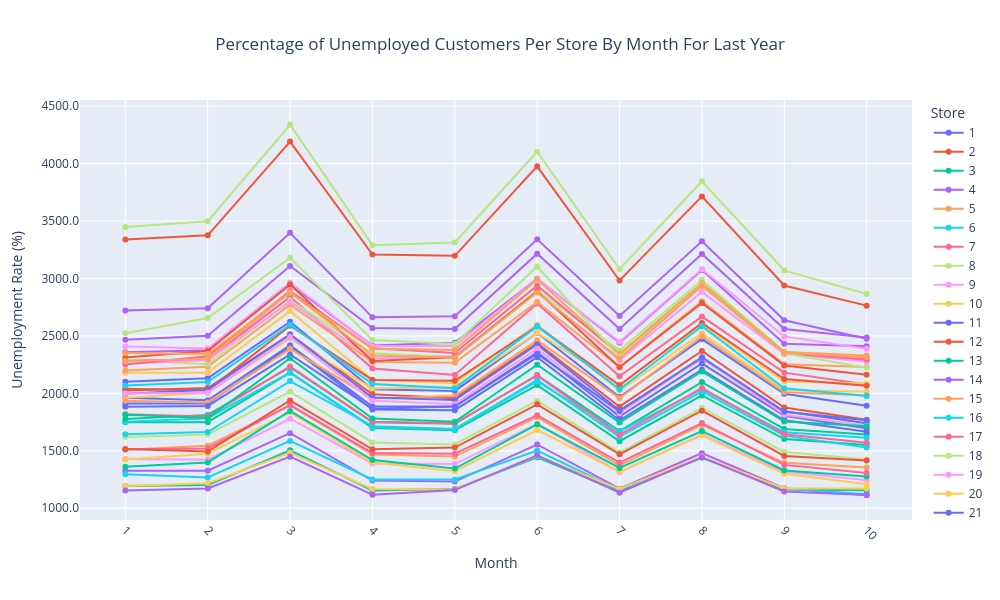

Source (notebook cell):
### Markdown cell above
# Hypothesis 10

What percentage of customers were unemployed per store by month for last year?

### Code cell
#what percentage of customers were unemployed per store by month for last year?

#filter by last 3 years data
dfSales_Combined_DataSet_Filtered = dfSales_Combined_DataSet_Work[dfSales_Combined_DataSet_Work["Date"].dt.year ==2012] 
dfSales_Combined_DataSet_Filtered["Month"] = (dfSales_Combined_DataSet_Work["Date"].dt.month)

# Aggregate data
dfSales_Combined_DataSet_Filtered = (
    dfSales_Combined_DataSet_Filtered
    .groupby(["Store", "Month"], as_index=False)
    ["Unemployment"]
    .sum()
)

#configure plot
fig = px.line(
    dfSales_Combined_DataSet_Filtered,
    x="Month",
    y="Unemployment",
    color="Store",
    title="Percentage of Unemployed Customers Per Store By Month For Last Year",
    markers=True,
    height=600,
    width=1000
)

fig.update_layout(
    xaxis_title="Month",
    yaxis_title="Unemployment Rate (%)",
    title_x=0.5,  # Centre the title
    font=dict(size=12), 
)

fig.update_xaxes(
    dtick="M1",  # Set tick interval to 1 month
    tickformat="%Y-%m",  # Format ticks as Year-Month
    tickangle=45,  # Rotate ticks for better readability
)
fig.update_yaxes(
    tickformat=".1f",  
)
#show plot
fig.show()

### Figure 1 — Plotly figure (JSON) as saved in the notebook; plotly's stock layout.template omitted (floating-point values rounded to 4 significant figures)
{"data": [{"hovertemplate": "Store=1<br>Month=%{x}<br>Unemployment=%{y}<extra></extra>", "legendgroup": "1", "line": {"color": "#636efa", "dash": "solid"}, "marker": {"symbol": "circle"}, "mode": "lines+markers", "name": "1", "orientation": "v", "showlegend": true, "type": "scatter", "x": [1, 2, 3, 4, 5, 6, 7, 8, 9, 10], "xaxis": "x", "y": [2102.0, 2131.0, 2623.0, 2036.0, 2021.0, 2529.0, 1969.0, 2473.0, 1996.0, 1893.0], "yaxis": "y"}, {"hovertemplate": "Store=2<br>Month=%{x}<br>Unemployment=%{y}<extra></extra>", "legendgroup": "2", "line": {"color": "#EF553B", "dash": "solid"}, "marker": {"symbol": "circle"}, "mode": "lines+markers", "name": "2", "orientation": "v", "showlegend": true, "type": "scatter", "x": [1, 2, 3, 4, 5, 6, 7, 8, 9, 10], "xaxis": "x", "y": [2025.0, 2047.0, 2512.0, 1991.0, 1957.0, 2439.0, 1884.0, 2370.0, 1878.0, 1771.0], "yaxis": "y"}, {"hovertemplate": "Store=3<br>Month=%{x}<br>Unemployment=%{y}<extra></extra>", "legendgroup": "3", "line": {"color": "#00cc96", "dash": "solid"}, "marker": {"symbol": "circle"}, "mode": "lines+markers", "name": "3", "orientation": "v", "showlegend": true, "type": "scatter", "x": [1, 2, 3, 4, 5, 6, 7, 8, 9, 10], "xaxis": "x", "y": [1749.0, 1749.0, 2180.0, 1699.0, 1679.0, 2073.0, 1584.0, 1983.0, 1603.0, 1551.0], "yaxis": "y"}, {"hovertemplate": "Store=4<br>Month=%{x}<br>Unemployment=%{y}<extra></extra>", "legendgroup": "4", "line": {"color": "#ab63fa", "dash": "solid"}, "marker": {"symbol": "circle"}, "mode": "lines+markers", "name": "4", "orientation": "v", "showlegend": true, "type": "scatter", "x": [1, 2, 3, 4, 5, 6, 7, 8, 9, 10], "xaxis": "x", "y": [1327.0, 1327.0, 1654.0, 1241.0, 1232.0, 1555.0, 1170.0, 1480.0, 1174.0, 1113.0], "yaxis": "y"}, {"hovertemplate": "Store=5<br>Month=%{x}<br>Unemployment=%{y}<extra></extra>", "legendgroup": "5", "line": {"color": "#FFA15A", "dash": "solid"}, "marker": {"symbol": "circle"}, "mode": "lines+markers", "name": "5", "orientation": "v", "showlegend": true, "type": "scatter", "x": [1, 2, 3, 4, 5, 6, 7, 8, 9, 10], "xaxis": "x", "y": [1510.0, 1545.0, 1896.0, 1468.0, 1450.0, 1793.0, 1373.0, 1726.0, 1395.0, 1356.0], "yaxis": "y"}, {"hovertemplate": "Store=6<br>Month=%{x}<br>Unemployment=%{y}<extra></extra>", "legendgroup": "6", "line": {"color": "#19d3f3", "dash": "solid"}, "marker": {"symbol": "circle"}, "mode": "lines+markers", "name": "6", "orientation": "v", "showlegend": true, "type": "scatter", "x": [1, 2, 3, 4, 5, 6, 7, 8, 9, 10], "xaxis": "x", "y": [1754.0, 1784.0, 2183.0, 1706.0, 1688.0, 2117.0, 1621.0, 2018.0, 1632.0, 1529.0], "yaxis": "y"}, {"hovertemplate": "Store=7<br>Month=%{x}<br>Unemployment=%{y}<extra></extra>", "legendgroup": "7", "line": {"color": "#FF6692", "dash": "solid"}, "marker": {"symbol": "circle"}, "mode": "lines+markers", "name": "7", "orientation": "v", "showlegend": true, "type": "scatter", "x": [1, 2, 3, 4, 5, 6, 7, 8, 9, 10], "xaxis": "x", "y": [2287.0, 2295.0, 2840.0, 2217.0, 2160.0, 2783.0, 2149.0, 2669.0, 2181.0, 2078.0], "yaxis": "y"}, {"hovertemplate": "Store=8<br>Month=%{x}<br>Unemployment=%{y}<extra></extra>", "legendgroup": "8", "line": {"color": "#B6E880", "dash": "solid"}, "marker": {"symbol": "circle"}, "mode": "lines+markers", "name": "8", "orientation": "v", "showlegend": true, "type": "scatter", "x": [1, 2, 3, 4, 5, 6, 7, 8, 9, 10], "xaxis": "x", "y": [1619.0, 1643.0, 2015.0, 1573.0, 1556.0, 1937.0, 1485.0, 1874.0, 1491.0, 1424.0], "yaxis": "y"}, {"hovertemplate": "Store=9<br>Month=%{x}<br>Unemployment=%{y}<extra></extra>", "legendgroup": "9", "line": {"color": "#FF97FF", "dash": "solid"}, "marker": {"symbol": "circle"}, "mode": "lines+markers", "name": "9", "orientation": "v", "showlegend": true, "type": "scatter", "x": [1, 2, 3, 4, 5, 6, 7, 8, 9, 10], "xaxis": "x", "y": [1428.0, 1422.0, 1779.0, 1390.0, 1385.0, 1734.0, 1314.0, 1641.0, 1319.0, 1243.0], "yaxis": "y"}, {"hovertemplate": "Store=10<br>Month=%{x}<br>Unemployment=%{y}<extra></extra>", "legendgroup": "10", "line": {"color": "#FECB52", "dash": "solid"}, "marker": {"symbol": "circle"}, "mode": "lines+markers", "name": "10", "orientation": "v", "showlegend": true, "type": "scatter", "x": [1, 2, 3, 4, 5, 6, 7, 8, 9, 10], "xaxis": "x", "y": [2181.0, 2181.0, 2716.0, 2119.0, 2089.0, 2598.0, 2022.0, 2524.0, 2029.0, 2013.0], "yaxis": "y"}, {"hovertemplate": "Store=11<br>Month=%{x}<br>Unemployment=%{y}<extra></extra>", "legendgroup": "11", "line": {"color": "#636efa", "dash": "solid"}, "marker": {"symbol": "circle"}, "mode": "lines+markers", "name": "11", "orientation": "v", "showlegend": true, "type": "scatter", "x": [1, 2, 3, 4, 5, 6, 7, 8, 9, 10], "xaxis": "x", "y": [1961.0, 1941.0, 2419.0, 1886.0, 1886.0, 2359.0, 1799.0, 2261.0, 1805.0, 1696.0], "yaxis": "y"}, {"hovertemplate": "Store=12<br>Month=%{x}<br>Unemployment=%{y}<extra></extra>", "legendgroup": "12", "line": {"color": "#EF553B", "dash": "solid"}, "marker": {"symbol": "circle"}, "mode": "lines+markers", "name": "12", "orientation": "v", "showlegend": true, "type": "scatter", "x": [1, 2, 3, 4, 5, 6, 7, 8, 9, 10], "xaxis": "x", "y": [3339.0, 3376.0, 4192.0, 3209.0, 3197.0, 3976.0, 2983.0, 3715.0, 2939.0, 2764.0], "yaxis": "y"}, {"hovertemplate": "Store=13<br>Month=%{x}<br>Unemployment=%{y}<extra></extra>", "legendgroup": "13", "line": {"color": "#00cc96", "dash": "solid"}, "marker": {"symbol": "circle"}, "mode": "lines+markers", "name": "13", "orientation": "v", "showlegend": true, "type": "scatter", "x": [1, 2, 3, 4, 5, 6, 7, 8, 9, 10], "xaxis": "x", "y": [1776.0, 1813.0, 2228.0, 1748.0, 1736.0, 2159.0, 1672.0, 2098.0, 1689.0, 1641.0], "yaxis": "y"}, {"hovertemplate": "Store=14<br>Month=%{x}<br>Unemployment=%{y}<extra></extra>", "legendgroup": "14", "line": {"color": "#ab63fa", "dash": "solid"}, "marker": {"symbol": "circle"}, "mode": "lines+markers", "name": "14", "orientation": "v", "showlegend": true, "type": "scatter", "x": [1, 2, 3, 4, 5, 6, 7, 8, 9, 10], "xaxis": "x", "y": [2359.0, 2376.0, 2948.0, 2416.0, 2442.0, 2998.0, 2440.0, 3074.0, 2432.0, 2409.0], "yaxis": "y"}, {"hovertemplate": "Store=15<br>Month=%{x}<br>Unemployment=%{y}<extra></extra>", "legendgroup": "15", "line": {"color": "#FFA15A", "dash": "solid"}, "marker": {"symbol": "circle"}, "mode": "lines+markers", "name": "15", "orientation": "v", "showlegend": true, "type": "scatter", "x": [1, 2, 3, 4, 5, 6, 7, 8, 9, 10], "xaxis": "x", "y": [2200.0, 2232.0, 2772.0, 2274.0, 2266.0, 2795.0, 2228.0, 2802.0, 2253.0, 2230.0], "yaxis": "y"}, {"hovertemplate": "Store=16<br>Month=%{x}<br>Unemployment=%{y}<extra></extra>", "legendgroup": "16", "line": {"color": "#19d3f3", "dash": "solid"}, "marker": {"symbol": "circle"}, "mode": "lines+markers", "name": "16", "orientation": "v", "showlegend": true, "type": "scatter", "x": [1, 2, 3, 4, 5, 6, 7, 8, 9, 10], "xaxis": "x", "y": [1645.0, 1664.0, 2107.0, 1715.0, 1690.0, 2104.0, 1667.0, 2036.0, 1661.0, 1614.0], "yaxis": "y"}, {"hovertemplate": "Store=17<br>Month=%{x}<br>Unemployment=%{y}<extra></extra>", "legendgroup": "17", "line": {"color": "#FF6692", "dash": "solid"}, "marker": {"symbol": "circle"}, "mode": "lines+markers", "name": "17", "orientation": "v", "showlegend": true, "type": "scatter", "x": [1, 2, 3, 4, 5, 6, 7, 8, 9, 10], "xaxis": "x", "y": [1818.0, 1799.0, 2235.0, 1752.0, 1740.0, 2157.0, 1638.0, 2048.0, 1644.0, 1570.0], "yaxis": "y"}, {"hovertemplate": "Store=18<br>Month=%{x}<br>Unemployment=%{y}<extra></extra>", "legendgroup": "18", "line": {"color": "#B6E880", "dash": "solid"}, "marker": {"symbol": "circle"}, "mode": "lines+markers", "name": "18", "orientation": "v", "showlegend": true, "type": "scatter", "x": [1, 2, 3, 4, 5, 6, 7, 8, 9, 10], "xaxis": "x", "y": [2293.0, 2253.0, 2810.0, 2350.0, 2317.0, 2898.0, 2373.0, 2987.0, 2364.0, 2283.0], "yaxis": "y"}, {"hovertemplate": "Store=19<br>Month=%{x}<br>Unemployment=%{y}<extra></extra>", "legendgroup": "19", "line": {"color": "#FF97FF", "dash": "solid"}, "marker": {"symbol": "circle"}, "mode": "lines+markers", "name": "19", "orientation": "v", "showlegend": true, "type": "scatter", "x": [1, 2, 3, 4, 5, 6, 7, 8, 9, 10], "xaxis": "x", "y": [2256.0, 2288.0, 2796.0, 2306.0, 2323.0, 2885.0, 2286.0, 2884.0, 2343.0, 2278.0], "yaxis": "y"}, {"hovertemplate": "Store=20<br>Month=%{x}<br>Unemployment=%{y}<extra></extra>", "legendgroup": "20", "line": {"color": "#FECB52", "dash": "solid"}, "marker": {"symbol": "circle"}, "mode": "lines+markers", "name": "20", "orientation": "v", "showlegend": true, "type": "scatter", "x": [1, 2, 3, 4, 5, 6, 7, 8, 9, 10], "xaxis": "x", "y": [1963.0, 2005.0, 2478.0, 2042.0, 2056.0, 2527.0, 2075.0, 2599.0, 2104.0, 2086.0], "yaxis": "y"}, {"hovertemplate": "Store=21<br>Month=%{x}<br>Unemployment=%{y}<extra></extra>", "legendgroup": "21", "line": {"color": "#636efa", "dash": "solid"}, "marker": {"symbol": "circle"}, "mode": "lines+markers", "name": "21", "orientation": "v", "showlegend": true, "type": "scatter", "x": [1, 2, 3, 4, 5, 6, 7, 8, 9, 10], "xaxis": "x", "y": [1912.0, 1912.0, 2406.0, 1861.0, 1854.0, 2315.0, 1766.0, 2206.0, 1766.0, 1666.0], "yaxis": "y"}, {"hovertemplate": "Store=22<br>Month=%{x}<br>Unemployment=%{y}<extra></extra>", "legendgroup": "22", "line": {"color": "#EF553B", "dash": "solid"}, "marker": {"symbol": "circle"}, "mode": "lines+markers", "name": "22", "orientation": "v", "showlegend": true, "type": "scatter", "x": [1, 2, 3, 4, 5, 6, 7, 8, 9, 10], "xaxis": "x", "y": [2041.0, 2026.0, 2589.0, 2117.0, 2110.0, 2585.0, 2070.0, 2613.0, 2124.0, 2067.0], "yaxis": "y"}, {"hovertemplate": "Store=23<br>Month=%{x}<br>Unemployment=%{y}<extra></extra>", "legendgroup": "23", "line": {"color": "#00cc96", "dash": "solid"}, "marker": {"symbol": "circle"}, "mode": "lines+markers", "name": "23", "orientation": "v", "showlegend": true, "type": "scatter", "x": [1, 2, 3, 4, 5, 6, 7, 8, 9, 10], "xaxis": "x", "y": [1193.0, 1202.0, 1504.0, 1155.0, 1167.0, 1444.0, 1147.0, 1442.0, 1164.0, 1156.0], "yaxis": "y"}, {"hovertemplate": "Store=24<br>Month=%{x}<br>Unemployment=%{y}<extra></extra>", "legendgroup": "24", "line": {"color": "#ab63fa", "dash": "solid"}, "marker": {"symbol": "circle"}, "mode": "lines+markers", "name": "24", "orientation": "v", "showlegend": true, "type": "scatter", "x": [1, 2, 3, 4, 5, 6, 7, 8, 9, 10], "xaxis": "x", "y": [2468.0, 2502.0, 3109.0, 2569.0, 2560.0, 3216.0, 2561.0, 3214.0, 2561.0, 2486.0], "yaxis": "y"}, {"hovertemplate": "Store=25<br>Month=%{x}<br>Unemployment=%{y}<extra></extra>", "legendgroup": "25", "line": {"color": "#FFA15A", "dash": "solid"}, "marker": {"symbol": "circle"}, "mode": "lines+markers", "name": "25", "orientation": "v", "showlegend": true, "type": "scatter", "x": [1, 2, 3, 4, 5, 6, 7, 8, 9, 10], "xaxis": "x", "y": [1935.0, 1921.0, 2388.0, 1956.0, 1978.0, 2463.0, 1958.0, 2497.0, 2009.0, 1984.0], "yaxis": "y"}, {"hovertemplate": "Store=26<br>Month=%{x}<br>Unemployment=%{y}<extra></extra>", "legendgroup": "26", "line": {"color": "#19d3f3", "dash": "solid"}, "marker": {"symbol": "circle"}, "mode": "lines+markers", "name": "26", "orientation": "v", "showlegend": true, "type": "scatter", "x": [1, 2, 3, 4, 5, 6, 7, 8, 9, 10], "xaxis": "x", "y": [2068.0, 2098.0, 2599.0, 2082.0, 2044.0, 2584.0, 2036.0, 2584.0, 2044.0, 1977.0], "yaxis": "y"}, {"hovertemplate": "Store=27<br>Month=%{x}<br>Unemployment=%{y}<extra></extra>", "legendgroup": "27", "line": {"color": "#FF6692", "dash": "solid"}, "marker": {"symbol": "circle"}, "mode": "lines+markers", "name": "27", "orientation": "v", "showlegend": true, "type": "scatter", "x": [1, 2, 3, 4, 5, 6, 7, 8, 9, 10], "xaxis": "x", "y": [2251.0, 2323.0, 2891.0, 2393.0, 2352.0, 2938.0, 2340.0, 2950.0, 2348.0, 2296.0], "yaxis": "y"}, {"hovertemplate": "Store=28<br>Month=%{x}<br>Unemployment=%{y}<extra></extra>", "legendgroup": "28", "line": {"color": "#B6E880", "dash": "solid"}, "marker": {"symbol": "circle"}, "mode": "lines+markers", "name": "28", "orientation": "v", "showlegend": true, "type": "scatter", "x": [1, 2, 3, 4, 5, 6, 7, 8, 9, 10], "xaxis": "x", "y": [3449.0, 3498.0, 4339.0, 3290.0, 3314.0, 4104.0, 3081.0, 3846.0, 3070.0, 2866.0], "yaxis": "y"}, {"hovertemplate": "Store=29<br>Month=%{x}<br>Unemployment=%{y}<extra></extra>", "legendgroup": "29", "line": {"color": "#FF97FF", "dash": "solid"}, "marker": {"symbol": "circle"}, "mode": "lines+markers", "name": "29", "orientation": "v", "showlegend": true, "type": "scatter", "x": [1, 2, 3, 4, 5, 6, 7, 8, 9, 10], "xaxis": "x", "y": [2409.0, 2391.0, 2966.0, 2413.0, 2413.0, 2998.0, 2449.0, 3080.0, 2496.0, 2388.0], "yaxis": "y"}, {"hovertemplate": "Store=30<br>Month=%{x}<br>Unemployment=%{y}<extra></extra>", "legendgroup": "30", "line": {"color": "#FECB52", "dash": "solid"}, "marker": {"symbol": "circle"}, "mode": "lines+markers", "name": "30", "orientation": "v", "showlegend": true, "type": "scatter", "x": [1, 2, 3, 4, 5, 6, 7, 8, 9, 10], "xaxis": "x", "y": [1426.0, 1475.0, 1835.0, 1399.0, 1323.0, 1681.0, 1320.0, 1635.0, 1300.0, 1209.0], "yaxis": "y"}, {"hovertemplate": "Store=31<br>Month=%{x}<br>Unemployment=%{y}<extra></extra>", "legendgroup": "31", "line": {"color": "#636efa", "dash": "solid"}, "marker": {"symbol": "circle"}, "mode": "lines+markers", "name": "31", "orientation": "v", "showlegend": true, "type": "scatter", "x": [1, 2, 3, 4, 5, 6, 7, 8, 9, 10], "xaxis": "x", "y": [1997.0, 2032.0, 2512.0, 1964.0, 1943.0, 2426.0, 1851.0, 2304.0, 1845.0, 1740.0], "yaxis": "y"}, {"hovertemplate": "Store=32<br>Month=%{x}<br>Unemployment=%{y}<extra></extra>", "legendgroup": "32", "line": {"color": "#EF553B", "dash": "solid"}, "marker": {"symbol": "circle"}, "mode": "lines+markers", "name": "32", "orientation": "v", "showlegend": true, "type": "scatter", "x": [1, 2, 3, 4, 5, 6, 7, 8, 9, 10], "xaxis": "x", "y": [2312.0, 2369.0, 2947.0, 2281.0, 2314.0, 2888.0, 2228.0, 2787.0, 2244.0, 2161.0], "yaxis": "y"}, {"hovertemplate": "Store=33<br>Month=%{x}<br>Unemployment=%{y}<extra></extra>", "legendgroup": "33", "line": {"color": "#00cc96", "dash": "solid"}, "marker": {"symbol": "circle"}, "mode": "lines+markers", "name": "33", "orientation": "v", "showlegend": true, "type": "scatter", "x": [1, 2, 3, 4, 5, 6, 7, 8, 9, 10], "xaxis": "x", "y": [1361.0, 1399.0, 1848.0, 1420.0, 1346.0, 1731.0, 1351.0, 1672.0, 1329.0, 1276.0], "yaxis": "y"}, {"hovertemplate": "Store=34<br>Month=%{x}<br>Unemployment=%{y}<extra></extra>", "legendgroup": "34", "line": {"color": "#ab63fa", "dash": "solid"}, "marker": {"symbol": "circle"}, "mode": "lines+markers", "name": "34", "orientation": "v", "showlegend": true, "type": "scatter", "x": [1, 2, 3, 4, 5, 6, 7, 8, 9, 10], "xaxis": "x", "y": [2722.0, 2741.0, 3398.0, 2662.0, 2671.0, 3342.0, 2674.0, 3324.0, 2637.0, 2475.0], "yaxis": "y"}, {"hovertemplate": "Store=35<br>Month=%{x}<br>Unemployment=%{y}<extra></extra>", "legendgroup": "35", "line": {"color": "#FFA15A", "dash": "solid"}, "marker": {"symbol": "circle"}, "mode": "lines+markers", "name": "35", "orientation": "v", "showlegend": true, "type": "scatter", "x": [1, 2, 3, 4, 5, 6, 7, 8, 9, 10], "xaxis": "x", "y": [2352.0, 2343.0, 2877.0, 2388.0, 2379.0, 2991.0, 2342.0, 2961.0, 2360.0, 2331.0], "yaxis": "y"}, {"hovertemplate": "Store=36<br>Month=%{x}<br>Unemployment=%{y}<extra></extra>", "legendgroup": "36", "line": {"color": "#19d3f3", "dash": "solid"}, "marker": {"symbol": "circle"}, "mode": "lines+markers", "name": "36", "orientation": "v", "showlegend": true, "type": "scatter", "x": [1, 2, 3, 4, 5, 6, 7, 8, 9, 10], "xaxis": "x", "y": [1297.0, 1268.0, 1586.0, 1251.0, 1251.0, 1503.0, 1159.0, 1444.0, 1172.0, 1121.0], "yaxis": "y"}, {"hovertemplate": "Store=37<br>Month=%{x}<br>Unemployment=%{y}<extra></extra>", "legendgroup": "37", "line": {"color": "#FF6692", "dash": "solid"}, "marker": {"symbol": "circle"}, "mode": "lines+markers", "name": "37", "orientation": "v", "showlegend": true, "type": "scatter", "x": [1, 2, 3, 4, 5, 6, 7, 8, 9, 10], "xaxis": "x", "y": [1514.0, 1521.0, 1898.0, 1482.0, 1475.0, 1810.0, 1397.0, 1742.0, 1378.0, 1308.0], "yaxis": "y"}, {"hovertemplate": "Store=38<br>Month=%{x}<br>Unemployment=%{y}<extra></extra>", "legendgroup": "38", "line": {"color": "#B6E880", "dash": "solid"}, "marker": {"symbol": "circle"}, "mode": "lines+markers", "name": "38", "orientation": "v", "showlegend": true, "type": "scatter", "x": [1, 2, 3, 4, 5, 6, 7, 8, 9, 10], "xaxis": "x", "y": [2523.0, 2657.0, 3181.0, 2465.0, 2430.0, 3104.0, 2316.0, 2939.0, 2349.0, 2223.0], "yaxis": "y"}, {"hovertemplate": "Store=39<br>Month=%{x}<br>Unemployment=%{y}<extra></extra>", "legendgroup": "39", "line": {"color": "#FF97FF", "dash": "solid"}, "marker": {"symbol": "circle"}, "mode": "lines+markers", "name": "39", "orientation": "v", "showlegend": true, "type": "scatter", "x": [1, 2, 3, 4, 5, 6, 7, 8, 9, 10], "xaxis": "x", "y": [1999.0, 2007.0, 2492.0, 1936.0, 1908.0, 2390.0, 1828.0, 2311.0, 1815.0, 1719.0], "yaxis": "y"}, {"hovertemplate": "Store=40<br>Month=%{x}<br>Unemployment=%{y}<extra></extra>", "legendgroup": "40", "line": {"color": "#FECB52", "dash": "solid"}, "marker": {"symbol": "circle"}, "mode": "lines+markers", "name": "40", "orientation": "v", "showlegend": true, "type": "scatter", "x": [1, 2, 3, 4, 5, 6, 7, 8, 9, 10], "xaxis": "x", "y": [1193.0, 1219.0, 1483.0, 1167.0, 1163.0, 1456.0, 1168.0, 1450.0, 1172.0, 1173.0], "yaxis": "y"}, {"hovertemplate": "Store=41<br>Month=%{x}<br>Unemployment=%{y}<extra></extra>", "legendgroup": "41", "line": {"color": "#636efa", "dash": "solid"}, "marker": {"symbol": "circle"}, "mode": "lines+markers", "name": "41", "orientation": "v", "showlegend": true, "type": "scatter", "x": [1, 2, 3, 4, 5, 6, 7, 8, 9, 10], "xaxis": "x", "y": [1884.0, 1891.0, 2339.0, 1866.0, 1886.0, 2344.0, 1846.0, 2316.0, 1840.0, 1766.0], "yaxis": "y"}, {"hovertemplate": "Store=42<br>Month=%{x}<br>Unemployment=%{y}<extra></extra>", "legendgroup": "42", "line": {"color": "#EF553B", "dash": "solid"}, "marker": {"symbol": "circle"}, "mode": "lines+markers", "name": "42", "orientation": "v", "showlegend": true, "type": "scatter", "x": [1, 2, 3, 4, 5, 6, 7, 8, 9, 10], "xaxis": "x", "y": [1517.0, 1494.0, 1939.0, 1513.0, 1528.0, 1905.0, 1470.0, 1850.0, 1456.0, 1416.0], "yaxis": "y"}, {"hovertemplate": "Store=43<br>Month=%{x}<br>Unemployment=%{y}<extra></extra>", "legendgroup": "43", "line": {"color": "#00cc96", "dash": "solid"}, "marker": {"symbol": "circle"}, "mode": "lines+markers", "name": "43", "orientation": "v", "showlegend": true, "type": "scatter", "x": [1, 2, 3, 4, 5, 6, 7, 8, 9, 10], "xaxis": "x", "y": [1815.0, 1786.0, 2307.0, 1781.0, 1752.0, 2250.0, 1746.0, 2191.0, 1755.0, 1715.0], "yaxis": "y"}, {"hovertemplate": "Store=44<br>Month=%{x}<br>Unemployment=%{y}<extra></extra>", "legendgroup": "44", "line": {"color": "#ab63fa", "dash": "solid"}, "marker": {"symbol": "circle"}, "mode": "lines+markers", "name": "44", "orientation": "v", "showlegend": true, "type": "scatter", "x": [1, 2, 3, 4, 5, 6, 7, 8, 9, 10], "xaxis": "x", "y": [1155.0, 1172.0, 1449.0, 1119.0, 1158.0, 1461.0, 1135.0, 1444.0, 1146.0, 1116.0], "yaxis": "y"}, {"hovertemplate": "Store=45<br>Month=%{x}<br>Unemployment=%{y}<extra></extra>", "legendgroup": "45", "line": {"color": "#FFA15A", "dash": "solid"}, "marker": {"symbol": "circle"}, "mode": "lines+markers", "name": "45", "orientation": "v", "showlegend": true, "type": "scatter", "x": [1, 2, 3, 4, 5, 6, 7, 8, 9, 10], "xaxis": "x", "y": [2283.0, 2300.0, 2881.0, 2330.0, 2313.0, 2879.0, 2301.0, 2935.0, 2353.0, 2314.0], "yaxis": "y"}], "layout": {"font": {"size": 12}, "height": 600, "legend": {"title": {"text": "Store"}, "tracegroupgap": 0}, "title": {"text": "Percentage of Unemployed Customers Per Store By Month For Last Year", "x": 0.5}, "width": 1000, "xaxis": {"anchor": "y", "domain": [0, 1], "dtick": "M1", "tickangle": 45, "tickformat": "%Y-%m", "title": {"text": "Month"}}, "yaxis": {"anchor": "x", "domain": [0, 1], "tickformat": ".1f", "title": {"text": "Unemployment Rate (%)"}}}}
